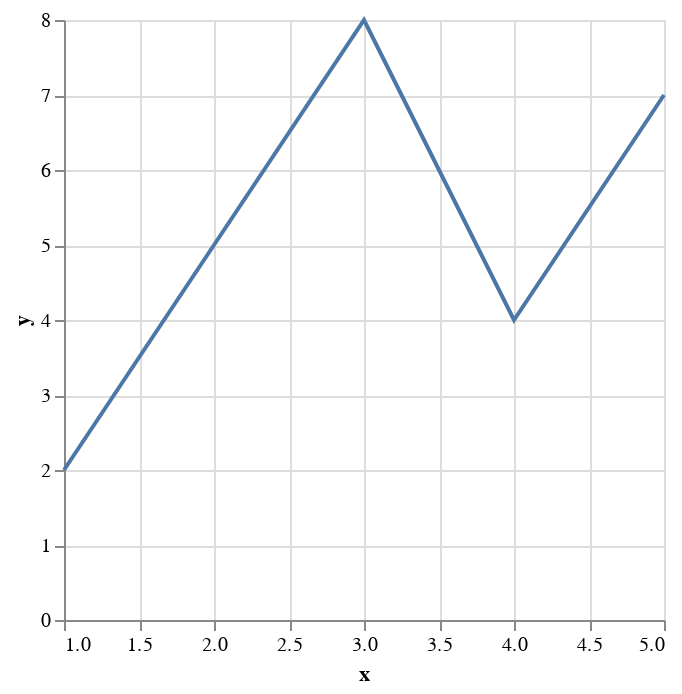

Here is the notebook cell this chart was saved with:
### Code cell
import altair as alt
import pandas as pd

# 데이터 준비
data = pd.DataFrame({
    'x': [1, 2, 3, 4, 5],
    'y': [2, 5, 8, 4, 7]
})

# 선 그래프 생성
chart = alt.Chart(data).mark_line().encode(
    x='x',
    y='y'
)

chart.show()  # Streamlit이면 chart 사용

### Figure 1 — Vega-Lite specification as saved in the notebook (floating-point values rounded to 4 significant figures)
{"config": {"view": {"continuousWidth": 300, "continuousHeight": 300}}, "data": {"name": "data-d263097b7ddce40c4a7e2d4d8de33800"}, "mark": {"type": "line"}, "encoding": {"x": {"field": "x", "type": "quantitative"}, "y": {"field": "y", "type": "quantitative"}}, "$schema": "https://vega.github.io/schema/vega-lite/v5.20.1.json", "datasets": {"data-d263097b7ddce40c4a7e2d4d8de33800": [{"x": 1, "y": 2}, {"x": 2, "y": 5}, {"x": 3, "y": 8}, {"x": 4, "y": 4}, {"x": 5, "y": 7}]}}
